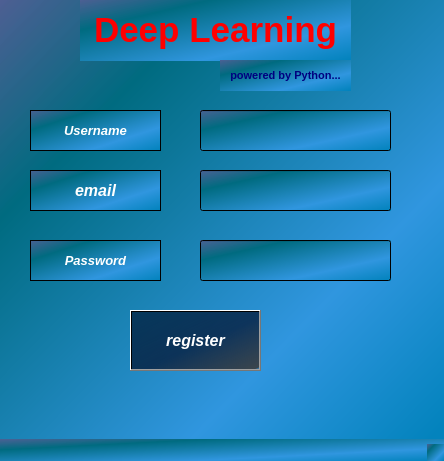
<?xml version="1.0" encoding="UTF-8"?>
<ui version="4.0">
 <class>MainWindow</class>
 <widget class="QMainWindow" name="MainWindow">
  <property name="geometry">
   <rect>
    <x>0</x>
    <y>0</y>
    <width>444</width>
    <height>461</height>
   </rect>
  </property>
  <property name="windowTitle">
   <string>MainWindow</string>
  </property>
  <property name="styleSheet">
   <string notr="true">background-color: qlineargradient(spread:pad, x1:0, y1:0, x2:1, y2:0.965909, stop:0 rgba(78, 95, 147, 243), stop:0.248588 rgba(0, 107, 128, 255), stop:0.723164 rgba(48, 150, 223, 255), stop:1 rgba(3, 131, 189, 255));</string>
  </property>
  <widget class="QWidget" name="centralwidget">
   <widget class="QLabel" name="label_3">
    <property name="geometry">
     <rect>
      <x>80</x>
      <y>0</y>
      <width>271</width>
      <height>61</height>
     </rect>
    </property>
    <property name="text">
     <string>&lt;html&gt;&lt;head/&gt;&lt;body&gt;&lt;p align=&quot;center&quot;&gt;&lt;span style=&quot; font-size:26pt; font-weight:600; color:#ff0000;&quot;&gt;Deep Learning&lt;/span&gt;&lt;/p&gt;&lt;/body&gt;&lt;/html&gt;</string>
    </property>
   </widget>
   <widget class="QLabel" name="label_4">
    <property name="geometry">
     <rect>
      <x>220</x>
      <y>60</y>
      <width>131</width>
      <height>31</height>
     </rect>
    </property>
    <property name="text">
     <string>&lt;!DOCTYPE HTML PUBLIC &quot;-//W3C//DTD HTML 4.0//EN&quot; &quot;http://www.w3.org/TR/REC-html40/strict.dtd&quot;&gt;
&lt;html&gt;&lt;head&gt;&lt;meta name=&quot;qrichtext&quot; content=&quot;1&quot; /&gt;&lt;style type=&quot;text/css&quot;&gt;
p, li { white-space: pre-wrap; }
&lt;/style&gt;&lt;/head&gt;&lt;body style=&quot; font-family:'MS Shell Dlg 2'; font-size:8pt; font-weight:400; font-style:normal;&quot;&gt;
&lt;p align=&quot;center&quot; style=&quot; margin-top:12px; margin-bottom:12px; margin-left:0px; margin-right:0px; -qt-block-indent:0; text-indent:0px;&quot;&gt;&lt;span style=&quot; font-weight:600; color:#00007f;&quot;&gt;powered by Python...&lt;/span&gt;&lt;/p&gt;&lt;/body&gt;&lt;/html&gt;</string>
    </property>
   </widget>
   <widget class="QLabel" name="label">
    <property name="geometry">
     <rect>
      <x>30</x>
      <y>110</y>
      <width>131</width>
      <height>41</height>
     </rect>
    </property>
    <property name="font">
     <font>
      <family>Leelawadee UI</family>
      <pointsize>12</pointsize>
      <weight>75</weight>
      <italic>true</italic>
      <bold>true</bold>
     </font>
    </property>
    <property name="styleSheet">
     <string notr="true">color: rgb(255, 255, 255);</string>
    </property>
    <property name="frameShape">
     <enum>QFrame::StyledPanel</enum>
    </property>
    <property name="text">
     <string>&lt;html&gt;&lt;head/&gt;&lt;body&gt;&lt;p align=&quot;center&quot;&gt;&lt;span style=&quot; font-size:10pt; font-weight:600;&quot;&gt;Username&lt;/span&gt;&lt;/p&gt;&lt;/body&gt;&lt;/html&gt;</string>
    </property>
    <property name="scaledContents">
     <bool>false</bool>
    </property>
    <property name="alignment">
     <set>Qt::AlignCenter</set>
    </property>
   </widget>
   <widget class="QLineEdit" name="lineEdit_username">
    <property name="geometry">
     <rect>
      <x>200</x>
      <y>110</y>
      <width>191</width>
      <height>41</height>
     </rect>
    </property>
    <property name="font">
     <font>
      <family>Leelawadee UI</family>
     </font>
    </property>
   </widget>
   <widget class="QLabel" name="label_2">
    <property name="geometry">
     <rect>
      <x>30</x>
      <y>240</y>
      <width>131</width>
      <height>41</height>
     </rect>
    </property>
    <property name="font">
     <font>
      <family>Leelawadee UI</family>
      <pointsize>12</pointsize>
      <weight>75</weight>
      <italic>true</italic>
      <bold>true</bold>
     </font>
    </property>
    <property name="mouseTracking">
     <bool>true</bool>
    </property>
    <property name="autoFillBackground">
     <bool>false</bool>
    </property>
    <property name="styleSheet">
     <string notr="true">color: rgb(255, 255, 255);</string>
    </property>
    <property name="frameShape">
     <enum>QFrame::StyledPanel</enum>
    </property>
    <property name="lineWidth">
     <number>1</number>
    </property>
    <property name="text">
     <string>&lt;html&gt;&lt;head/&gt;&lt;body&gt;&lt;p&gt;&lt;span style=&quot; font-size:10pt; font-weight:600;&quot;&gt;Password&lt;/span&gt;&lt;/p&gt;&lt;/body&gt;&lt;/html&gt;</string>
    </property>
    <property name="scaledContents">
     <bool>false</bool>
    </property>
    <property name="alignment">
     <set>Qt::AlignCenter</set>
    </property>
   </widget>
   <widget class="QLineEdit" name="lineEdit_password">
    <property name="geometry">
     <rect>
      <x>200</x>
      <y>240</y>
      <width>191</width>
      <height>41</height>
     </rect>
    </property>
    <property name="font">
     <font>
      <family>Leelawadee UI</family>
     </font>
    </property>
    <property name="echoMode">
     <enum>QLineEdit::Password</enum>
    </property>
   </widget>
   <widget class="QLineEdit" name="lineEdit_mail">
    <property name="geometry">
     <rect>
      <x>200</x>
      <y>170</y>
      <width>191</width>
      <height>41</height>
     </rect>
    </property>
    <property name="font">
     <font>
      <family>Leelawadee UI</family>
     </font>
    </property>
   </widget>
   <widget class="QLabel" name="label_5">
    <property name="geometry">
     <rect>
      <x>30</x>
      <y>170</y>
      <width>131</width>
      <height>41</height>
     </rect>
    </property>
    <property name="font">
     <font>
      <family>Leelawadee UI</family>
      <pointsize>12</pointsize>
      <weight>75</weight>
      <italic>true</italic>
      <bold>true</bold>
     </font>
    </property>
    <property name="mouseTracking">
     <bool>true</bool>
    </property>
    <property name="styleSheet">
     <string notr="true">color: rgb(255, 255, 255);</string>
    </property>
    <property name="frameShape">
     <enum>QFrame::StyledPanel</enum>
    </property>
    <property name="text">
     <string>email</string>
    </property>
    <property name="alignment">
     <set>Qt::AlignCenter</set>
    </property>
   </widget>
   <widget class="QPushButton" name="pushButton">
    <property name="geometry">
     <rect>
      <x>130</x>
      <y>310</y>
      <width>131</width>
      <height>61</height>
     </rect>
    </property>
    <property name="font">
     <font>
      <family>Leelawadee UI</family>
      <pointsize>12</pointsize>
      <weight>75</weight>
      <italic>true</italic>
      <bold>true</bold>
     </font>
    </property>
    <property name="styleSheet">
     <string notr="true">background-color: qlineargradient(spread:pad, x1:0, y1:0, x2:1, y2:1, stop:0 rgba(0, 32, 63, 194), stop:0.55 rgba(0, 7, 34, 171), stop:0.98 rgba(59, 59, 59, 227), stop:1 rgba(0, 0, 0, 0));
color: rgb(255, 255, 255);</string>
    </property>
    <property name="text">
     <string>register</string>
    </property>
   </widget>
  </widget>
  <widget class="QMenuBar" name="menubar">
   <property name="geometry">
    <rect>
     <x>0</x>
     <y>0</y>
     <width>444</width>
     <height>21</height>
    </rect>
   </property>
  </widget>
  <widget class="QStatusBar" name="statusbar"/>
 </widget>
 <resources/>
 <connections/>
</ui>
